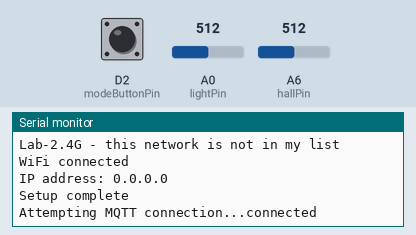
Simulated run of this sketch. Board: Arduino MKR. Parts: the last lines printed to the serial monitor. Inputs (shaded band) come from the test bench; at power-on: A0 (lightPin) = 512, A6 (hallPin) = 512, D2 (modeButtonPin) HIGH. A WiFi scan finds three made-up networks; random numbers use the default seed unless the sketch sets one; no MQTT or app messages arrive unless stated; not simulated (calls return 0 or success): arduino_secrets.h.

Above: at 4.2 s.
4.3 s: A0 (lightPin) set to 390
At 6.4 s:
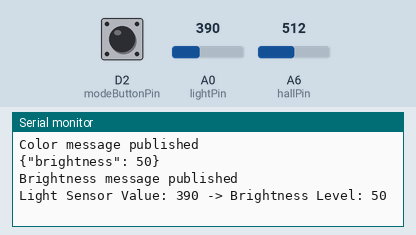
7.9 s: A6 (hallPin) set to 390
11.5 s: D2 (modeButtonPin) pulled LOW for 3 s
At 15.6 s:
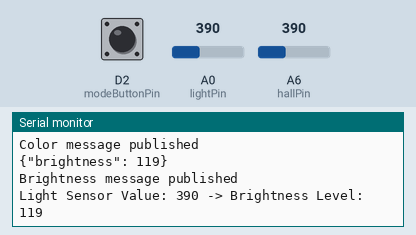
16.0 s: A0 (lightPin) set to 410
At 18.0 s:
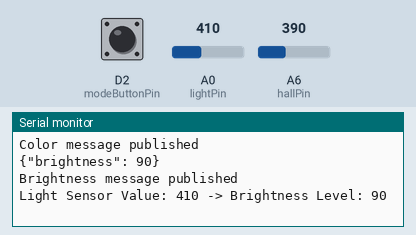
19.6 s: A6 (hallPin) set to 410
Timing chart, 0 to 22.6 s (numbered marks = the images above; inputs shaded):
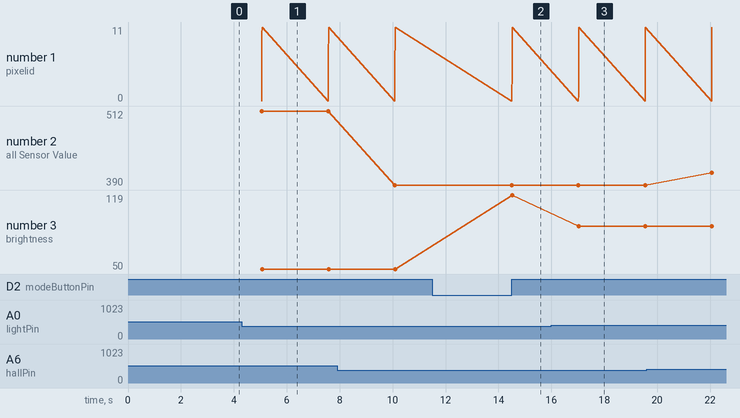

The sketch:

test-v4.ino
```cpp
#include <WiFiNINA.h>
#include <PubSubClient.h>
#include <utility/wifi_drv.h>   // library to drive RGB LED on the MKR1010
#include "arduino_secrets.h"

#define hallPin A6   // hall sensor connected to A6
#define lightPin A0  // light sensor connected to A0
const int modeButtonPin = 2; // pin for the mode button

// WiFi and MQTT settings
const char* ssid          = SECRET_SSID;
const char* password      = SECRET_PASS;
const char* mqtt_username = SECRET_MQTTUSER;
const char* mqtt_password = SECRET_MQTTPASS;
const char* mqtt_server   = "mqtt.cetools.org";
const int mqtt_port       = 1884;

WiFiServer server(80);
WiFiClient wificlient;
WiFiClient mkrClient;
PubSubClient client(mkrClient);

// set MQTT topics and message
char mqtt_topic_color[] = "student/CASA0014/light/47/pixel/";
char mqtt_topic_brightness[] = "student/CASA0014/light/47/brightness/";
char mqtt_message[100];

int brightness = 90; // initialize the brightness value
int mode = 0; // 0 for default mode, 1 for reading mode

void setup() {
  Serial.begin(115200);   // Start the serial monitor to show output
  delay(1000);

  WiFi.setHostname("Lumina ucfnwut");
  startWifi();
  client.setServer(mqtt_server, mqtt_port);
  Serial.println("Setup complete");

  pinMode(modeButtonPin, INPUT_PULLUP); // Set the mode button pin as an input with pull-up
}

void loop() {
  // make sure the arduino is connected to the MQTT broker & wifi
  // otherwise we will not receive any messages & connect to MQTT
  if (!client.connected()) {
    reconnectMQTT();
  }
  if (WiFi.status() != WL_CONNECTED) {
    startWifi();
  }

  // check for messages from the broker and ensuring that any outgoing messages are sent.
  client.loop();

  // Check if the mode button is pressed
  if (digitalRead(modeButtonPin) == LOW) {
    // Toggle the mode
    mode = 1 - mode;
    // Wait for the button to be released
    delay(200);
    // Wait until the button is not pressed to avoid bouncing
    while (digitalRead(modeButtonPin) == LOW) {
      delay(10);
    }
  }

  int hallValue = analogRead(hallPin);  //read the analog value from the hall sensor
  setColor(hallValue);    //set the color

  int lightValue = analogRead(lightPin);  //read the analog value from the light sensor
  setBrightness(lightValue);  //adjust brightness based on light sensor

  delay(500);
}

// set the color
void setColor(int hallValue) {
  int R = 0, G = 0, B = 0;
  if (hallValue < 350) {
    R = 255; G = 200; B = 70;  // Warm Yellow
  } else if (hallValue >= 350 && hallValue <= 700) {
    R = 255; G = 223; B = 128;  // Soft Yellow
  } else {
    R = 200; G = 220; B = 230;  // Cold White
  }

  Serial.print("Hall Sensor Value: ");
  Serial.println(hallValue);

  sendColor(R, G, B);  // send RGB color data to MQTT
}

// send RGB color data to MQTT
void sendColor(int R, int G, int B) {
  for (int i = 0; i < 12; i++) {   // Send color data for each pixel
    sprintf(mqtt_message, "{\"pixelid\": %d, \"R\": %d, \"G\": %d, \"B\": %d, \"W\": 0}", i, R, G, B);
    Serial.println(mqtt_message);

    if (client.publish(mqtt_topic_color, mqtt_message)) {
      Serial.println("Color message published");
    } else {
      Serial.println("Failed to publish color message");
    }
  }
}

//adjust brightness based on light sensor
void setBrightness(int lightValue) {
  int brightnessLevel;
  if (mode == 0) { // Default mode
    if (lightValue <= 400) {
      brightnessLevel = 50;
    } else if (lightValue > 400 && lightValue <= 800) {
      brightnessLevel = 90;
    } else {
      brightnessLevel = 119;
    }
  } else { // Reading mode
    if (lightValue <= 400) {
      brightnessLevel = 119;
    } else if (lightValue > 400 && lightValue <= 800) {
      brightnessLevel = 90;
    } else {
      brightnessLevel = 50;
    }
  }

  brightness = brightnessLevel; // Update the global brightness variable

  sendBrightness(brightness);  // send brightness data to MQTT

  Serial.print("Light Sensor Value: ");
  Serial.print(lightValue);
  Serial.print(" -> Brightness Level: ");
  Serial.println(brightness);
}

// send brightness data to MQTT
void sendBrightness(int brightness) {
  sprintf(mqtt_message, "{\"brightness\": %d}", brightness);
  Serial.println(mqtt_message);

  if (client.publish(mqtt_topic_brightness, mqtt_message)) {
    Serial.println("Brightness message published");
  } else {
    Serial.println("Failed to publish brightness message");
  }
}

// WiFi connection
void startWifi(){
  if (WiFi.status() == WL_NO_MODULE) {
    Serial.println("Communication with WiFi module failed!");
    while (true);
  }
  String fv = WiFi.firmwareVersion();
  if (fv < WIFI_FIRMWARE_LATEST_VERSION) {
    Serial.println("Please upgrade the firmware");
  }

  int n = WiFi.scanNetworks();
  Serial.println("Scan done");
  if (n == 0) {
    Serial.println("no networks found");
  } else {
    Serial.print(n);
    Serial.println(" networks found");
    Serial.print("Trying to connect to: ");
    Serial.println(ssid);

    for (int i = 0; i < n; ++i){
      String availablessid = WiFi.SSID(i);
      if (availablessid.equals(ssid)) {
        Serial.print("Connecting to ");
        Serial.println(ssid);
        WiFi.begin(ssid, password);

        while (WiFi.status() != WL_CONNECTED) {
          delay(600);
          Serial.print(".");
        }

        if (WiFi.status() == WL_CONNECTED) {
          Serial.println("Connected to " + String(ssid));
          break;
        } else {
          Serial.println("Failed to connect to " + String(ssid));
        }
      } else {
        Serial.print(availablessid);
        Serial.println(" - this network is not in my list");
      }

    }
  }

  Serial.println("");
  Serial.println("WiFi connected");
  Serial.print("IP address: ");
  Serial.println(WiFi.localIP());

}

// reconnect to MQTT broker
void reconnectMQTT() {
  while (!client.connected()) {
    Serial.print("Attempting MQTT connection...");
    String clientId = "LuminaSelector";
    clientId += String(random(0xffff), HEX);

    if (client.connect(clientId.c_str(), mqtt_username, mqtt_password)) {
      Serial.println("connected");
    } else {
      Serial.print("failed, rc=");
      Serial.print(client.state());
      Serial.println(" try again in 5 seconds");
      delay(5000);
    }
  }
}

void callback(char* topic, byte* payload, int length) {
  // Handle incoming messages
  Serial.print("Message arrived [");
  Serial.print(topic);
  Serial.print("]: ");
  for (int i = 0; i < length; i++) {
    Serial.print((char)payload[i]);
  }
  Serial.println();

}
```

Measured:
- after the input at 4.3 s, the serial monitor: prints a new line after 0.77 s (image 1)
- after the input at 11.5 s, the serial monitor: prints a new line after 3.0 s (image 2)
- after the input at 16.0 s, the serial monitor: prints a new line after 1.0 s (image 3)
- plotted number 3: 50 → 119 after the input at 11.5 s, 119 → 90 after the input at 16.0 s
